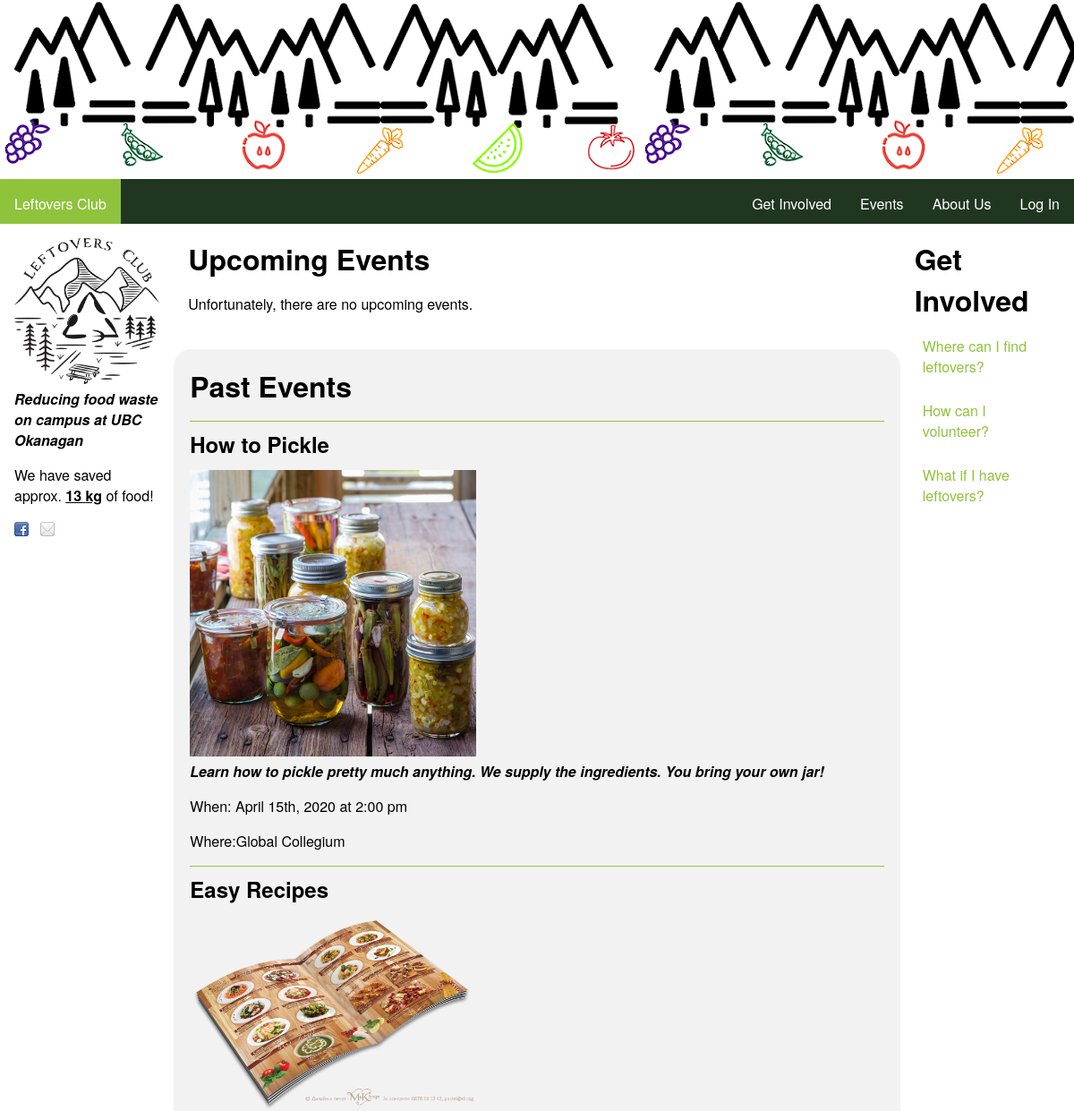
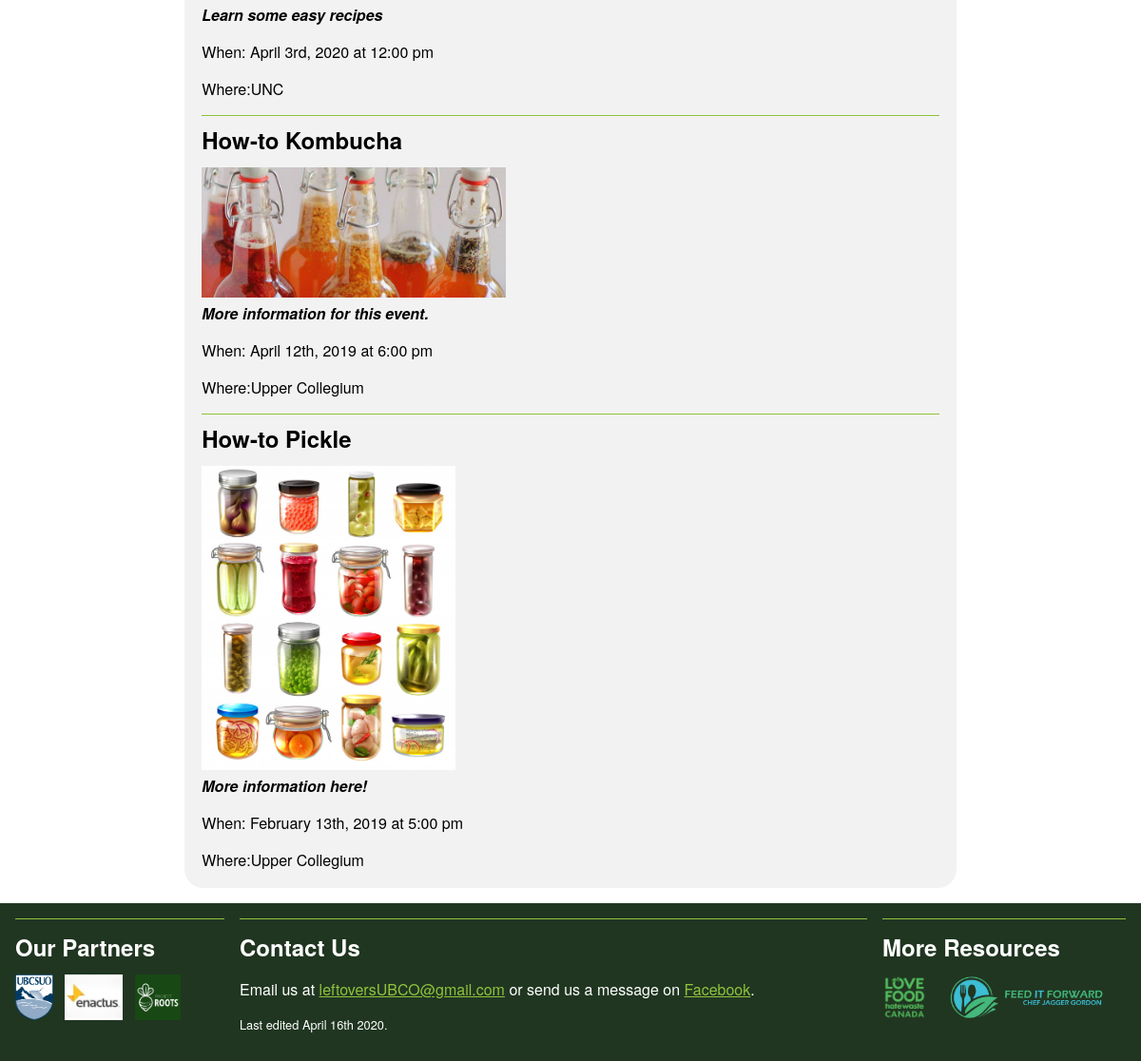
The app's page /ProjectStep3/events.php with its own data (2 pictures, top to bottom).
### tables this page shows
CREATE TABLE `events` (
  `eventID` int(11) NOT NULL,
  `eventTitle` varchar(45) NOT NULL,
  `eventPoster` varchar(100) DEFAULT NULL,
  `eventDate` datetime NOT NULL,
  `eventLocation` varchar(50) NOT NULL,
  `eventDescription` varchar(1000) NOT NULL,
  `creatorUsername` varchar(50) DEFAULT NULL
);

### ProjectStep3/include/globals.inc.php (called while the page is built, shortened)
<?php
function isLoggedIn(){
  if(!isset($_SESSION["username"]) || empty($_SESSION["username"])){
    return FALSE;
  }else{
    return TRUE;
  }
}
?>

### ProjectStep3/events.php (the view, shortened to what this page needs)
<!DOCTYPE html>
<html lang="en">
<head>
  <link rel="stylesheet" href="css/styles.css">
</head>
<body>
  <?php
  require_once("include/globals.inc.php");
  require_once("include/top-navigation-bar.inc.php");
  require_once("include/left-column.inc.php");
  require_once('include/db_connection.php');
  try{
    $pdo = openConnection();
  } catch (PDOException $e){
    die($e->getMessage());
  }
  ?>
  <main id="eventsList">
    <section id="upcomingEvents">
      <h1>Upcoming Events</h1>
      <?php
      $sql = "SELECT * FROM events WHERE eventDate >= CURDATE() ORDER BY eventDate ASC";
      $result = $pdo->query($sql);
      if($result->rowCount() > 0){
        while ($row = $result->fetch()){
          $img_src = $row["eventPoster"];
          $eventTitle = $row["eventTitle"];
          $eventDate= $row["eventDate"];
          $eventLocation = $row["eventLocation"];
          $description = $row["eventDescription"];
          $eventDateTime = DateTime::createFromFormat('Y-m-d H:i:s', $eventDate);
          $displayDate = $eventDateTime->format('F jS, Y');
          $displayTime = $eventDateTime->format('g:i a');
          $uploads_dir = 'uploads/eventPosters'.'/'.$img_src;
          echo '<article>
          <h2>'.$eventTitle.'</h2>
          <figure>
            <img src="'.$uploads_dir.'" alt="Poster for '.$eventTitle.' event" width="450" height="350" class="img-fluid">
            <figcaption>'.$description.'</figcaption>
          </figure>
          <p>When: <time datetime="'.$eventDate.'">'.$displayDate.' at '.$displayTime.'</time></p>
          <p>Where:'.$eventLocation.'</p>
          </article>';
        }
      }else{
        echo "<p>Unfortunately, there are no upcoming events.</p>";
      }
      ?>
    </section>
    <br>
    <section id="pastEvents">
      <h1>Past Events</h1>
      <?php
      $sql = "SELECT * FROM events WHERE eventDate < CURDATE() ORDER BY eventDate DESC";
      $result = $pdo->query($sql);
      while ($row = $result->fetch()){
        $img_src = $row["eventPoster"];
        $eventTitle = $row["eventTitle"];
        $eventDate= $row["eventDate"];
        $uploads_dir = 'uploads/eventPosters'.'/'.$img_src;
        $eventLocation = $row["eventLocation"];
        $description = $row["eventDescription"];
        $eventDateTime = DateTime::createFromFormat('Y-m-d H:i:s', $eventDate);
        $displayDate = $eventDateTime->format('F jS, Y');
        $displayTime = $eventDateTime->format('g:i a');
        echo '<article>
        <h2>'.$eventTitle.'</h2>
        <figure>
          <img src="'.$uploads_dir.'" alt="Poster for '.$eventTitle.' event" width="450" height="350" class="img-fluid">
          <figcaption>'.$description.'</figcaption>
        </figure>
        <p>When: <time datetime="'.$eventDate.'">'.$displayDate.' at '.$displayTime.'</time></p>
        <p>Where:'.$eventLocation.'</p>
        </article>';
      }
      ?>
    </section>
  </main>
  <?php
  require_once("include/right-column.inc.php");
  require_once("include/footer.inc.php");
  ?>
</body>
</html>

### ProjectStep3/include/top-navigation-bar.inc.php (shortened to what this page needs)
<?php
  require_once("globals.inc.php");
?>
<header></header>
<div class="top-sticky">
  <nav>
    <a class="active" href="index.php">Leftovers Club</a>
    <div class="float-right">
      <div class="main-nav-dropdown">
        <div class="main-nav">
          <div class="dropdown">
            <a href="javascript:void(0)" class="dropbtn">Get Involved</a>
          </div>
          <a href="events.php">Events</a>
          <a href="about.php">About Us</a>
          <?php
            if(!isLoggedIn()) {
              echo "<a href=\"login.php\">Log In</a>";
            }
          ?>
        </div>
      </div>
    </div>
  </nav>
</div>

### ProjectStep3/include/left-column.inc.php (shortened to what this page needs)
<?php
  include "include/db_connection.php";
  try{
      $pdo = openConnection();
  } catch (PDOException $e){
      die($e->getMessage());
  }
  $sql = "select * from foodpost ORDER BY timeOfPost DESC";
  $result = $pdo->query($sql);
  $totalAmount = 0;
  while ($row = $result->fetch()){
    $totalAmount += $row["postAmount"];
  }
?>
<div id="container">
  <section id="left-sidebar">
    <figure>
      <a href="index.php"><img src="images/logo_leftovers.png" class="img-fluid" alt="Leftovers Club Logo"></a>
      <figcaption> Reducing food waste on campus at UBC Okanagan</figcaption>
    </figure>
    <article>
      <?php
      echo "<p>We have saved approx. <u><b>".$totalAmount." kg</b></u> of food!</p>";
      ?>
      <p>
      <a href="https://www.facebook.com/LeftoversUBCO/"><img src="images/facebook_16.png" alt="Facebook Link"></a>
      <a href="mailto:leftoversubco@gmail.com?Subject=From%20Leftovers%20Club%20Website" target="_top"><img src="images/email_16.png" alt="Email Link"></a>
      </p>
    </article>
  </section>
  <section id="center-column">

### ProjectStep3/include/right-column.inc.php
<?php
  require_once('include/globals.inc.php');
?>
</section>
<section id="right-sidebar">
  <article>
    <h1>Get Involved</h1>
    <ul class="nav-pills">
      <li><a href="index.php">Where can I find leftovers?</a></li>
      <?php
      if(!isLoggedIn()){
        echo "<li><a href=\"volunteerForm.php\">How can I volunteer?</a></li>";
      }
      ?>
      <li><a href="foodDonorForm.php">What if I have leftovers?</a></li>
    </ul>
  </article>
</section>
</div>

### ProjectStep3/include/footer.inc.php
<?php
 require_once('include/globals.inc.php');
 $date = date("F jS Y");
?>
<footer>
  <div id="footer-container">
    <div id="footer-left">
      <h1>Our Partners</h1>
      <a href="https://www.ubcsuo.ca/"><img src="images/logo_ubcsuo.png" alt="UBCSUO Logo"></a>
      <a href="https://enactusubco.ca/"><img src="images/logo_enactus.jpg" alt="Enactus Logo"></a>
      <a href="https://enactusubco.ca/project-roots/"><img src="images/logo_projectRoots.png" alt="Project Roots Logo"></a>
    </div>
    <div id="footer-middle">
      <h1>Contact Us</h1>
  		<p>Email us at <a href="mailto:leftoversubco@gmail.com?Subject=From%20Leftovers%20Club%20Website" target="_top">leftoversUBCO@gmail.com</a> or send us a message on <a href="https://www.facebook.com/LeftoversUBCO/">Facebook</a>.</p>
      <p id="last-edited">Last edited <time datetime="<?php echo $date; ?>"><?php echo $date; ?></time>.</p>
    </div>
    <div id="footer-right">
      <h1>More Resources</h1>
      <a href="https://lovefoodhatewaste.ca/about/food-waste/"><img src="images/logo_LFHW.png" alt="Love Food Hate Waste Canada Logo"></a>
      <a href="https://feeditforward.ca/"><img src="images/logo_FIF.png" alt="Feed It Forward Logo"></a>
    </div>
  </div>
</footer>

### ProjectStep3/css/styles.css (style rules this page uses)
html { margin: 0; }
body { margin: 0; font-family: "Helvetica Neue", Helvetica, Arial, sans-serif; }
h1 { font-size: 2em; margin: 0 0 0.5em 0; }
h2 { font-size: 1.5em; margin: 0 0 0.5em 0; }
figure figcaption { font-style: italic; }
main { min-height: 55vh; }
main article { border-top: 1pt solid #8FC33C; padding-top: 0.5em; }
main a, footer a, #center-column a { color: #8FC33C; text-decoration: underline; }
figcaption { font-weight: bold; }
header { margin: 0; height: 200px; background-image: url("../images/header_200.png"); background-repeat: x-repeat; position: relative; }
.top-sticky { position: -webkit-sticky; position: sticky; top: 0; }
nav { overflow: hidden; background-color: #203621; height: 50px; z-index: 10; }
.float-right { float: right; }
nav a { float: left; font-size: 1em; color: white; text-align: center; padding: 1em; text-decoration: none; }
.dropdown { float: left; overflow: hidden; }
.dropdown .dropbtn { font-size: 1em; padding: 1em; margin: 0; }
nav .active, .main-nav-dropdown a:hover, .main-nav-dropdown:hover .nav-icon, .dropdown:hover .dropbtn { color: white; background-color: #8FC33C; }
.main-nav-dropdown { height: 50px; overflow: hidden; }
#container { margin: 1em; display: flex; }
#left-sidebar { min-width: 10em; width: 20%; margin-right: 1em; }
#left-sidebar .img-fluid { width: 100%; height: auto; object-fit: contain; }
#left-sidebar figure { margin: 0; }
#center-column { width: 100%; clear: both; }
#right-sidebar { min-width: 10em; width: 20%; margin-left: 1em; }
#right-sidebar h1 { margin-bottom: 0.25em; }
#right-sidebar ul { list-style-type: none; padding: 0; margin: 0; }
#right-sidebar li a { display: inline-block; color: #8FC33C; text-decoration: none; padding: 0.5em; margin-bottom: 0.5em; border: 1pt solid white; border-radius: 10pt; }
footer { position: relative; background-color: #203621; color: white; width: 100%; }
footer h1 { font-size: 1.5em; text-align: left; border-top: 1pt solid #8FC33C; padding-top: 0.5em; }
#footer-container { display: flex; justify-content: left; padding: 1em; }
#footer-left { min-width: 10em; width: 20%; margin-right: 1em; }
#footer-middle { min-width: 16em; width: 60%; }
#footer-right { min-width: 16em; width: 20%; margin-left: 1em; }
#footer-left img, #footer-right img { vertical-align: middle; margin: 0 0.5em 0.5em 0; max-height: 3em; width: auto; }
#footer-middle p { font-size: 1em; text-align: left; }
p#last-edited { font-size: 0.8em; }
#findLeftovers figure, #searchResults figure, #eventsList figure, #deleteFoodPost figure, #searchResults figure { margin: 0; }
#findLeftovers img, #searchResults img, #eventsList img, #deleteFoodPost img, #searchResults img { height: auto; width: auto; max-height: 20em; max-width: 20em; }
#upcomingEvents { padding: 0 1em; }
#pastEvents { padding: 1em 1em 0 1em; background-color: #f2f2f2; border: 2pt solid #f2f2f2; border-radius: 15pt; }

### records on screen
events: eventTitle "How to Pickle", eventPoster+eventTitle (picture), eventDescription "Learn how to pickle pretty much anything. We supply the ingredients. You bring your own jar!", eventDate "April 15th, 2020", eventDate "2:00 pm", eventLocation "Global Collegium"
events: eventTitle "Easy Recipes", eventPoster+eventTitle (picture), eventDescription "Learn some easy recipes", eventDate "April 3rd, 2020", eventDate "12:00 pm", eventLocation "UNC"
events: eventTitle "How-to Kombucha", eventPoster+eventTitle (picture), eventDescription "More information for this event.", eventDate "April 12th, 2019", eventDate "6:00 pm", eventLocation "Upper Collegium"
events: eventTitle "How-to Pickle", eventPoster+eventTitle (picture), eventDescription "More information here!", eventDate "February 13th, 2019", eventDate "5:00 pm", eventLocation "Upper Collegium"

### other values on screen
$totalAmount "13"
